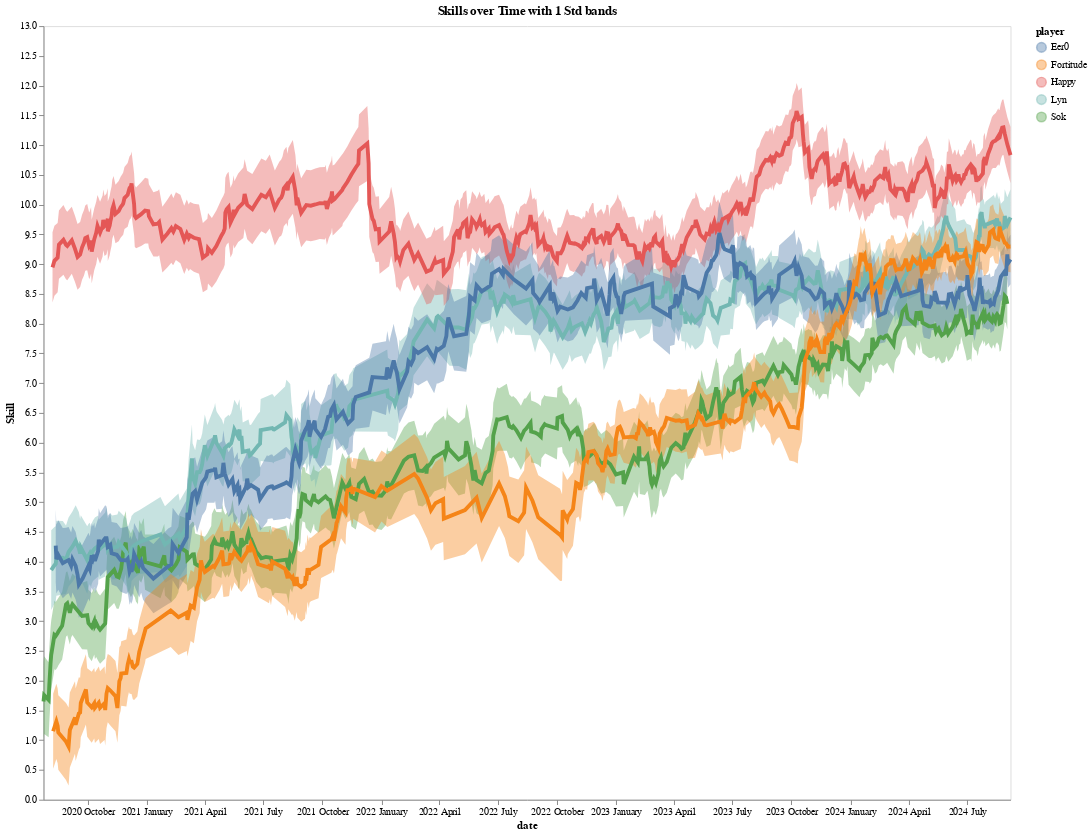

Notebook code for this chart:
### Code cell
self.plot_player_skills(players = top_players_elo[:5])

### Figure 1 — Vega-Lite specification as saved in the notebook (floating-point values rounded to 4 significant figures; data arrays with more than 128 entries replaced by an {"elided": "..."} marker saying what was removed)
{"config": {"view": {"continuousWidth": 300, "continuousHeight": 300}, "axis": {"grid": false}}, "layer": [{"mark": {"type": "area", "opacity": 0.4}, "encoding": {"color": {"field": "player", "type": "nominal"}, "x": {"field": "date", "type": "temporal"}, "y": {"field": "lower", "type": "quantitative"}, "y2": {"field": "upper"}}}, {"mark": {"type": "line", "strokeWidth": 4}, "encoding": {"color": {"field": "player", "sort": ["Happy", "Lyn", "Fortitude", "Eer0", "Sok"], "type": "nominal"}, "x": {"axis": {"format": "%Y %B"}, "field": "date", "type": "temporal"}, "y": {"field": "mu", "scale": {"zero": false}, "title": "Skill", "type": "quantitative"}}}], "data": {"name": "data-d5f7db81307d1144e7d80af4fc058085"}, "height": 800, "title": "Skills over Time with 1 Std bands", "width": 1000, "$schema": "https://vega.github.io/schema/vega-lite/v5.8.0.json", "datasets": {"data-d5f7db81307d1144e7d80af4fc058085": {"elided": "1936 records"}}}
